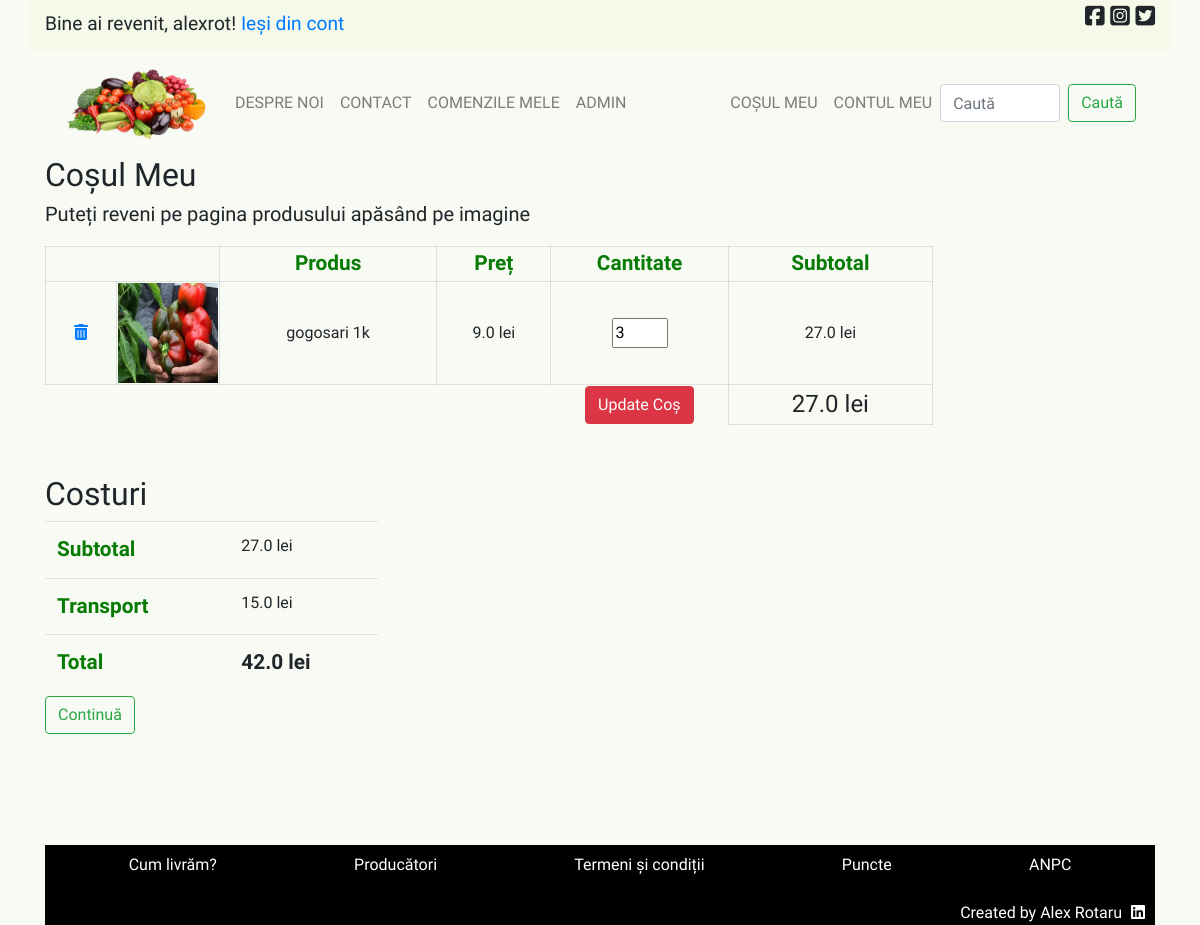
Page /cosul_meu (signed in) on the earlier database version.
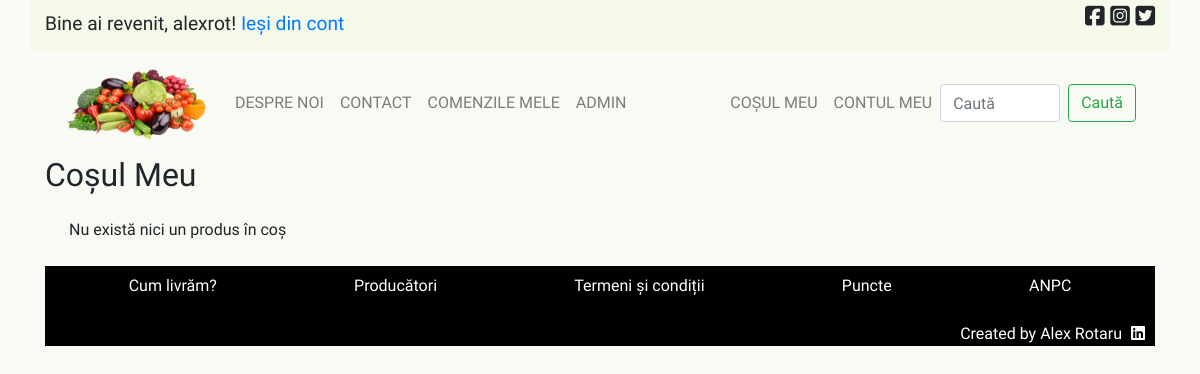
Same page on the later database version.
### licenta/models.py (models this page shows, shortened)
class Cos(database.Model):
    __tablename__ = 'cos'
    id = database.Column(database.Integer, primary_key=True)
    user = database.Column(
        database.Integer, database.ForeignKey('user.id'), nullable=False)
    produs = database.Column(
        database.Integer, database.ForeignKey('produs.id'), nullable=False)
    cantitate = database.Column(database.Integer, nullable=False, default=1)

class Produs(database.Model):
    __tablename__ = 'produs'
    id = database.Column(database.Integer, primary_key=True)
    nume = database.Column(database.String(50), nullable=False, unique=True)
    descriere = database.Column(database.String(200))
    poza = database.Column(database.String(30), nullable=False)
    pret = database.Column(database.Float, nullable=False)
    data_adaugarii = database.Column(
        database.DateTime, nullable=False, default=datetime.utcnow)

### licenta/routes.py (the view, shortened to what this page needs)
@login_required
@app.route('/cosul_meu', methods=['POST', 'GET'])
def cosul_meu():
    if current_user.is_authenticated:
        produse = Produs.query.join(Cos, Produs.id == Cos.produs).add_columns(
            Produs.id, Produs.nume, Produs.poza, Produs.pret, Cos.cantitate).filter(Cos.user == current_user.id)
        subtotal = 0
        for produs in produse:
            subtotal = subtotal + (produs.cantitate * produs.pret)
        if subtotal >= 75:
            transport = 0
        else:
            transport = 15.0
        total = subtotal + transport
        return render_template('cosul_meu.html', title='Coșul Meu', produse=produse, subtotal=subtotal, transport=transport, total=total)
    else:
        flash(
            'Trebuie să vă autentificați pentru a putea vedea produsele din coș!', 'warning')
        return redirect(url_for('home'))

### licenta/models.py (called while the page is built)
@login_manager.user_loader
def load_user(user_id):
    return User.query.get(int(user_id))

### licenta/templates/cosul_meu.html
{% extends "principal.html" %}
{% block continut_unic %}
       <h2>Coșul Meu</h2>
       {% if subtotal > 0 %}
        <h5>Puteți reveni pe pagina produsului apăsând pe imagine</h5>
        <form action="" method="POST">
            <table class="tabel-cos">
                <thead>
                    <tr class="linii-cos-tabel">
                        <th></th>
                        <th></th>
                        <th class="linii-cos-tabel prima-linie">Produs</th>
                        <th class="linii-cos-tabel prima-linie">Preț</th>
                        <th class="linii-cos-tabel prima-linie">Cantitate</th>
                        <th class="linii-cos-tabel prima-linie">Subtotal</th>
                    </tr>
                </thead>
                <tbody>
                    {% for produs in produse %}
                        <tr class="linii-cos-tabel">
                            <td class="linii-cos-tabel" style="width: 8%;"><a href="{{ url_for('sterge_din_cos', produs_id=produs.id) }}" class="sterge-din-cos"><i class="fas fa-trash-alt"></i></a></td>
                            <td class="linii-cos-tabel" style="width: 10%;"><a href="{{ url_for('produs_indiv', produs_id=produs.id) }}"><img src="{{ url_for('static', filename='pictures/' + produs['poza']) }}" alt="" width="100px" height="100px"></a></td>
                            <td class="linii-cos-tabel">{{ produs.nume }}</td>
                            <td class="linii-cos-tabel">{{ produs.pret }} lei</td>
                            <td class="linii-cos-tabel"><input type="number" name="cantitate{{produs.id}}" id="cantitate{{produs.id}}" value="{{ produs.cantitate }}" size="2" style="width: 3.5rem" /></td>
                            <td class="linii-cos-tabel">{{ produs.pret * produs.cantitate }} lei</td>
                        </tr>
                    {% endfor %}
                    {% if produse %}
                        <tr>
                            <td></td>
                            <td></td>
                            <td></td>
                            <td></td>
                            <td class="modifica-cantitate-cos"><button class="btn btn-danger" type="submit">Update Coș</button></a></td>
                            <td class="linii-cos-tabel subtotal-cos">{{subtotal}} lei</td>
                        </tr>
                    {% endif %}
                </tbody>
            </table>
            <div class="total-section">
                <h2>Costuri</h2>
                <table cellspacing="0" class="table table-hover total-tabel">
                    <tbody>
                        <tr>
                            <th class="prima-linie">Subtotal</th>
                            <td>{{ subtotal }} lei</td>
                        </tr>
                        <tr>
                            <th class="prima-linie">Transport</th>
                            {% if transport == 0 %}
                                <td>Nu se percepe taxă pentru transport</td>
                            {% else %}
                                <td>15.0 lei</td>
                            {% endif %}
                        </tr>
                        <tr>
                            <th class="prima-linie">Total</th>
                            <td id="total-sum">{{ total }} lei</td>
                        </tr>
                    </tbody>
                </table>
                <a href="{{ url_for('continua_comanda') }}"><button class="btn btn-outline-success btn-md" type="button">Continuă</button></a>
            </div>
        {% else %}
            <div class="m-4">Nu există nici un produs în coș</div>
        {% endif %}
    </form>
{% endblock %}

Differences in the rows shown:
removed Cos: poza (picture), nume "gogosari 1k", pret "9.0", cantitate "3", produs.pret*produs.cantitate "27.0"
Other differences:
{{ subtotal }}: "27.0" → (not shown)
{{ total }}: "42.0" → (not shown)
text no longer shown: "Puteți reveni pe pagina produsului apăsând pe imagine Produs Preț Cantitate Subtotal Update Coș lei Costuri Subtotal lei Transport 15.0 lei Total lei Continuă"
text now shown: "Nu există nici un produs în coș"
